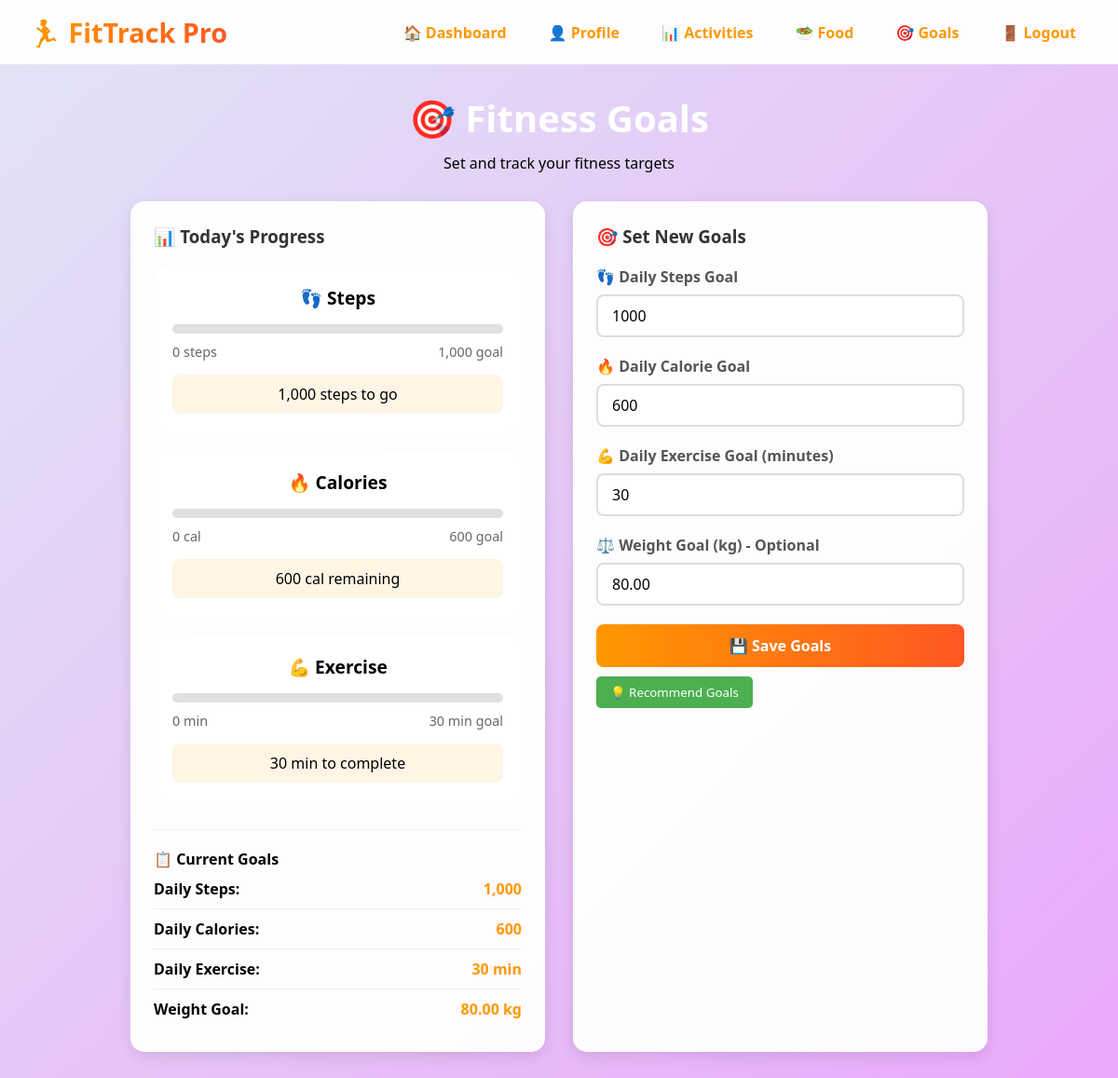
Page /goals.php (signed in) on the committed database.
### tables this page shows
CREATE TABLE `user_goals` (
  `user_goal_id` int(11) NOT NULL AUTO_INCREMENT,
  `user_id` int(11) NOT NULL,
  `daily_steps_goal` int(11) DEFAULT 10000,
  `daily_calorie_goal` int(11) DEFAULT 2000,
  `daily_exercise_minutes` int(11) DEFAULT 30,
  `weight_goal` decimal(6,2) DEFAULT NULL,
  `updated_at` timestamp NOT NULL DEFAULT current_timestamp() ON UPDATE current_timestamp(),
  PRIMARY KEY (`user_goal_id`),
  UNIQUE KEY `unique_user` (`user_id`),
  CONSTRAINT `user_goals_ibfk_1` FOREIGN KEY (`user_id`) REFERENCES `users` (`user_id`) ON DELETE CASCADE
);

### goals.php (the view, shortened to what this page needs)
<?php
require_once 'conn.php';
$user_id = $_SESSION['user_id'];
$settings_sql = "SELECT color_scheme FROM user_settings WHERE user_id = $user_id";
$settings_result = $conn->query($settings_sql);
$settings = $settings_result->num_rows > 0 ? $settings_result->fetch_assoc() : null;
$current_theme = $settings['color_scheme'] ?? 'light';
$goals_sql = "SELECT * FROM user_goals WHERE user_id = $user_id";
$goals_result = $conn->query($goals_sql);
$current_goals = $goals_result->num_rows > 0 ? $goals_result->fetch_assoc() : null;
$today = date('Y-m-d');
$progress_sql = "SELECT
    (SELECT step_count FROM steps WHERE user_id = $user_id AND step_date = '$today') as today_steps,
    (SELECT SUM(calories) FROM food_entries WHERE user_id = $user_id AND entry_date = '$today') as today_calories,
    (SELECT SUM(duration_minutes) FROM activities WHERE user_id = $user_id AND activity_date = '$today') as today_exercise";
$progress_result = $conn->query($progress_sql);
$progress = $progress_result->fetch_assoc();
$steps_goal = $current_goals['daily_steps_goal'] ?? 10000;
$calories_goal = $current_goals['daily_calorie_goal'] ?? 2000;
$exercise_goal = $current_goals['daily_exercise_minutes'] ?? 30;
$steps_percentage = $steps_goal > 0 ? min(100, (($progress['today_steps'] ?? 0) / $steps_goal) * 100) : 0;
$calories_percentage = $calories_goal > 0 ? min(100, (($progress['today_calories'] ?? 0) / $calories_goal) * 100) : 0;
$exercise_percentage = $exercise_goal > 0 ? min(100, (($progress['today_exercise'] ?? 0) / $exercise_goal) * 100) : 0;
?>
<!DOCTYPE html>
<html lang="en">
<head>
</head>
<body class="theme-<?php echo $current_theme; ?>">
    <nav class="navbar">
        <div class="logo">
            <h1>🏃‍♂️ FitTrack Pro</h1>
        </div>
        <div class="nav-links">
            <a href="dashboard.php" class="nav-link">🏠 Dashboard</a>
            <a href="profile.php" class="nav-link">👤 Profile</a>
            <a href="activities.php" class="nav-link">📊 Activities</a>
            <a href="food.php" class="nav-link">🥗 Food</a>
            <a href="goals.php" class="nav-link">🎯 Goals</a>
            <a href="logout.php" class="nav-link">🚪 Logout</a>
        </div>
    </nav>
    <div class="container">
        <div class="header">
            <h2>🎯 Fitness Goals</h2>
            <p>Set and track your fitness targets</p>
        </div>
        <div class="grid">
            <div class="card">
                <h3>📊 Today's Progress</h3>
                <div class="progress-card">
                    <div class="progress-title">
                        <span>👣 Steps</span>
                    </div>
                    <div class="progress-bar">
                    </div>
                    <div class="progress-text">
                        <span><?php echo number_format($progress['today_steps'] ?? 0); ?> steps</span>
                        <span><?php echo number_format($steps_goal); ?> goal</span>
                    </div>
                    <div class="goal-status">
                        <?php if($steps_percentage >= 100): ?>
                            🎉 Goal Achieved!
                        <?php else: ?>
                            <?php echo number_format($steps_goal - ($progress['today_steps'] ?? 0)); ?> steps to go
                        <?php endif; ?>
                    </div>
                </div>
                <div class="progress-card">
                    <div class="progress-title">
                        <span>🔥 Calories</span>
                    </div>
                    <div class="progress-bar">
                    </div>
                    <div class="progress-text">
                        <span><?php echo number_format($progress['today_calories'] ?? 0); ?> cal</span>
                        <span><?php echo number_format($calories_goal); ?> goal</span>
                    </div>
                    <div class="goal-status">
                        <?php if($calories_percentage >= 100): ?>
                            🎯 Target Reached!
                        <?php else: ?>
                            <?php echo number_format($calories_goal - ($progress['today_calories'] ?? 0)); ?> cal remaining
                        <?php endif; ?>
                    </div>
                </div>
                <div class="progress-card">
                    <div class="progress-title">
                        <span>💪 Exercise</span>
                    </div>
                    <div class="progress-bar">
                    </div>
                    <div class="progress-text">
                        <span><?php echo $progress['today_exercise'] ?? 0; ?> min</span>
                        <span><?php echo $exercise_goal; ?> min goal</span>
                    </div>
                    <div class="goal-status">
                        <?php if($exercise_percentage >= 100): ?>
                            🏆 Exercise Complete!
                        <?php else: ?>
                            <?php echo $exercise_goal - ($progress['today_exercise'] ?? 0); ?> min to complete
                        <?php endif; ?>
                    </div>
                </div>
                <div class="current-goals">
                    <h4>📋 Current Goals</h4>
                    <div class="goal-item">
                        <span class="goal-label">Daily Steps:</span>
                        <span class="goal-value"><?php echo number_format($steps_goal); ?></span>
                    </div>
                    <div class="goal-item">
                        <span class="goal-label">Daily Calories:</span>
                        <span class="goal-value"><?php echo number_format($calories_goal); ?></span>
                    </div>
                    <div class="goal-item">
                        <span class="goal-label">Daily Exercise:</span>
                        <span class="goal-value"><?php echo $exercise_goal; ?> min</span>
                    </div>
                    <?php if($current_goals['weight_goal']): ?>
                    <div class="goal-item">
                        <span class="goal-label">Weight Goal:</span>
                        <span class="goal-value"><?php echo $current_goals['weight_goal']; ?> kg</span>
                    </div>
                    <?php endif; ?>
                </div>
            </div>
            <div class="card">
                <h3>🎯 Set New Goals</h3>
                <form method="POST" action="">
                    <div class="form-group">
                        <label for="daily_steps">👣 Daily Steps Goal</label>
                        <input type="number" id="daily_steps" name="daily_steps"
                               value="<?php echo $steps_goal; ?>"
                               min="1000" max="50000" step="500" required>
                    </div>
                    <div class="form-group">
                        <label for="daily_calories">🔥 Daily Calorie Goal</label>
                        <input type="number" id="daily_calories" name="daily_calories"
                               value="<?php echo $calories_goal; ?>"
                               min="500" max="5000" step="100" required>
                    </div>
                    <div class="form-group">
                        <label for="daily_exercise">💪 Daily Exercise Goal (minutes)</label>
                        <input type="number" id="daily_exercise" name="daily_exercise"
                               value="<?php echo $exercise_goal; ?>"
                               min="5" max="300" step="5" required>
                    </div>
                    <div class="form-group">
                        <label for="weight_goal">⚖️ Weight Goal (kg) - Optional</label>
                        <input type="number" id="weight_goal" name="weight_goal"
                               value="<?php echo $current_goals['weight_goal'] ?? ''; ?>"
                               step="0.1" placeholder="e.g., 65.5">
                    </div>
                    <button type="submit" name="update_goals" class="btn">💾 Save Goals</button>
                </form>
            </div>
        </div>
    </div>
</body>
</html>

### goals.php (style rules this page uses)
* { margin: 0; padding: 0; box-sizing: border-box; font-family: 'Segoe UI', Tahoma, Geneva, Verdana, sans-serif; }
body { background: linear-gradient(135deg, #e1e5f5ff 0%, #eaa9faff 100%); min-height: 100vh; }
.navbar { background: rgba(255, 255, 255, 0.95); padding: 15px 30px; display: flex; justify-content: space-between; align-items: center; }
.logo h1 { background: linear-gradient(90deg, #ff9800, #ff5722); -webkit-background-clip: text; background-clip: text; color: transparent; font-size: 1.8rem; }
.nav-links { display: flex; gap: 15px; flex-wrap: wrap; }
.nav-link { text-decoration: none; color: #ff9800; font-weight: 600; padding: 8px 15px; border-radius: 20px; transition: all 0.3s ease; }
.container { max-width: 80%; margin: 30px auto; padding: 0 20px; }
.header { text-align: center; margin-bottom: 30px; }
.header h2 { font-size: 2.5rem; color: white; margin-bottom: 10px; }
.grid { display: grid; grid-template-columns: repeat(auto-fit, minmax(350px, 1fr)); gap: 30px; }
.card { background: rgba(255, 255, 255, 0.95); border-radius: 15px; padding: 25px; box-shadow: 0 5px 15px rgba(0, 0, 0, 0.1); }
.card h3 { margin-bottom: 20px; color: #333; display: flex; align-items: center; gap: 10px; }
.form-group { margin-bottom: 20px; }
.form-group label { display: block; margin-bottom: 8px; font-weight: 600; color: #555; }
.form-group input { width: 100%; padding: 10px 15px; border: 2px solid #ddd; border-radius: 8px; font-size: 1rem; }
.btn { background: linear-gradient(90deg, #ff9800, #ff5722); color: white; border: none; padding: 12px 25px; border-radius: 8px; font-size: 1rem; font-weight: 600; cursor: pointer; transition: all 0.3s ease; width: 100%; }
.progress-card { text-align: center; padding: 20px; border-radius: 15px; background: rgba(255, 255, 255, 0.95); margin-bottom: 20px; }
.progress-title { display: flex; align-items: center; justify-content: center; gap: 10px; margin-bottom: 15px; font-size: 1.2rem; font-weight: 600; }
.progress-bar { height: 10px; background: #e0e0e0; border-radius: 5px; overflow: hidden; margin-bottom: 10px; }
.progress-text { display: flex; justify-content: space-between; font-size: 0.9rem; color: #666; }
.goal-status { text-align: center; margin-top: 15px; padding: 10px; border-radius: 8px; background: rgba(255, 152, 0, 0.1); }
.current-goals { margin-top: 30px; padding-top: 20px; border-top: 1px solid #eee; }
.goal-item { display: flex; justify-content: space-between; padding: 10px 0; border-bottom: 1px solid #eee; }
.goal-item:last-child { border-bottom: none; }
.goal-label { font-weight: 600; }
.goal-value { color: #ff9800; font-weight: bold; }

### rows in the picture
user_goals: daily_steps_goal "1,000", daily_calorie_goal "600", $calories_goal-($progress['today_calories']??0) "600", daily_exercise_minutes "30", $exercise_goal-($progress['today_exercise']??0) "30", weight_goal "80.00", daily_steps "1000", daily_calories "600", daily_exercise "30"

### other values in the picture
$progress['today_steps'] "0"
$steps_goal - ($progress['today_steps'] ?? 0) "1,000"
$progress['today_calories'] "0"
$progress['today_exercise'] "0"
